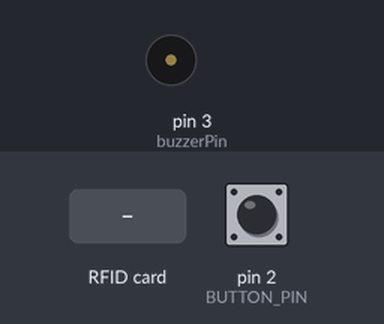
Recording of a sketch running on a simulated Arduino Uno, built with avr-gcc and run on an emulated ATmega328P. Parts: buzzer (waves = sounding). The test bench sets the inputs (shaded band); at power-on: pin 2 (BUTTON_PIN) HIGH. What the sketch prints to the serial monitor is not drawn.

Above: at 1.2 s.
1.3 s: RFID card 5E 7A 19 C4 held to the reader
At 1.7 s:
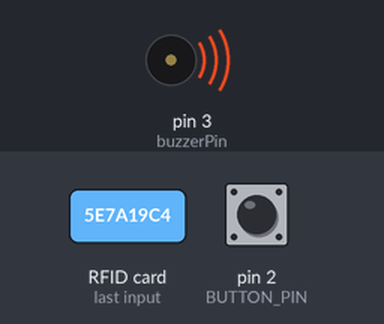
Timing chart, 0 to 4.3 s (numbered marks = the images above; inputs shaded):
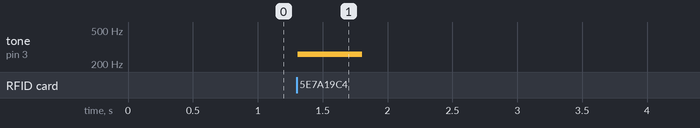

Measured:
- after the input at 1.3 s, tone on pin 3 (buzzerPin): silent → 261 Hz at once, → silent 0.50 s later

The sketch:

uno.ino
```cpp
#include <SPI.h>
#include <MFRC522.h>

#define SS_PIN 10
#define RST_PIN 9
int BUTTON_PIN = 2;
int buttonState = 0;
int buzzerPin = 3;
MFRC522 mfrc522(SS_PIN, RST_PIN);

bool cardRead = false;

void setup() {
  pinMode(BUTTON_PIN, INPUT_PULLUP);
  Serial.begin(9600);
  SPI.begin();
  mfrc522.PCD_Init();
}

void loop() {
  buttonState = digitalRead(BUTTON_PIN);

  if (cardRead == false) {
    if (mfrc522.PICC_IsNewCardPresent()) {
      if (mfrc522.PICC_ReadCardSerial()) {
        cardRead = true;
          tone(buzzerPin, 261);
          delay(500);
          noTone(buzzerPin);
          delay(500);
        String cardUID = "";
        for (byte i = 0; i < mfrc522.uid.size; i++) {
          cardUID += String(mfrc522.uid.uidByte[i], HEX);
          if (i < mfrc522.uid.size - 1) {
            cardUID += " ";
          }
        }

        Serial.println(cardUID);
      }
    }
  }

  if (buttonState == LOW) {
    cardRead = false;
    delay(500);
  }
}
```
